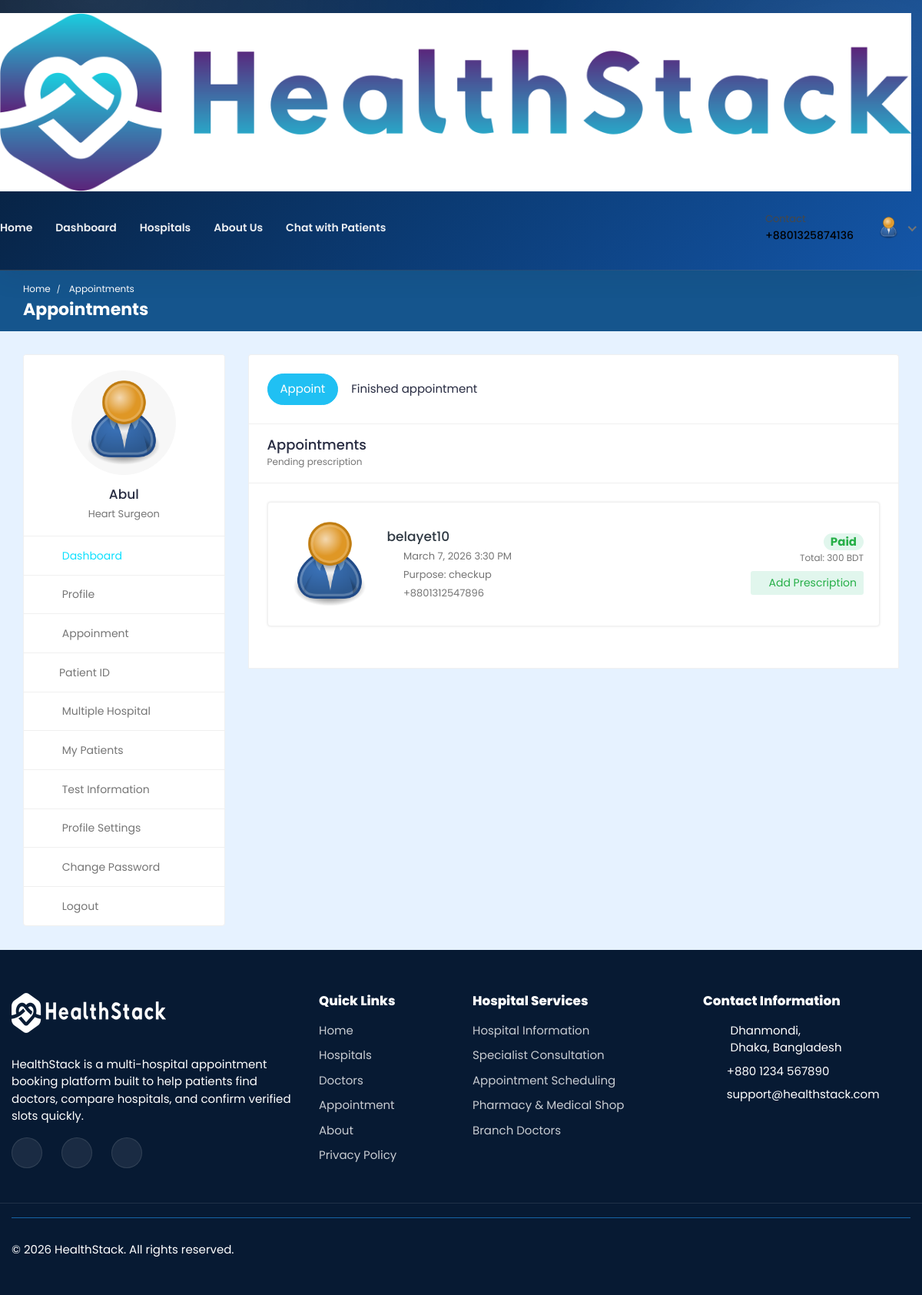
Page /doctor/appointments/ (signed in) on the earlier database version.
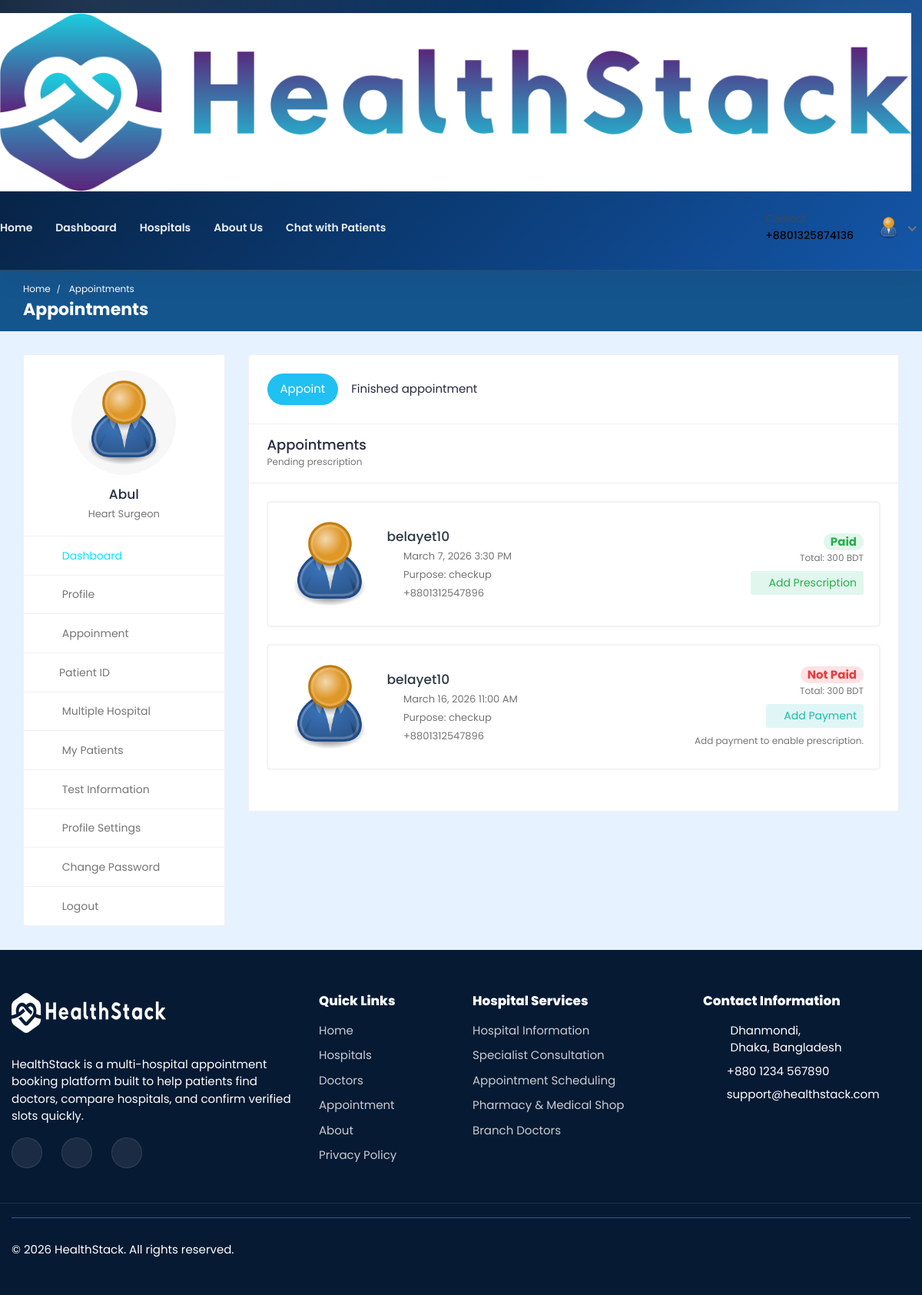
Same page on the later database version.
### doctor/models.py (models this page shows, shortened)
class Appointment(models.Model):
    APPOINTMENT_TYPE = (
        ('report', 'report'),
        ('checkup', 'checkup'),
    )
    APPOINTMENT_STATUS = (
        ('pending', 'pending'),
        ('confirmed', 'confirmed'),
        ('cancelled', 'cancelled'),
    )
    id = models.AutoField(primary_key=True)
    date = models.DateField(null=True, blank=True)
    time = models.CharField(max_length=200, null=True, blank=True)
    doctor = models.ForeignKey(Doctor_Information, on_delete=models.CASCADE, null=True, blank=True)
    patient = models.ForeignKey(Patient, on_delete=models.CASCADE, null=True, blank=True)
    appointment_type = models.CharField(max_length=200, choices=APPOINTMENT_TYPE)
    appointment_status = models.CharField(max_length=200, choices=APPOINTMENT_STATUS)
    serial_number = models.CharField(max_length=200, null=True, blank=True)
    payment_status = models.CharField(max_length=200, null=True, blank=True, default='pending')
    transaction_id = models.CharField(max_length=255, null=True, blank=True)
    message = models.CharField(max_length=255, null=True, blank=True)

class Doctor_Information(models.Model):
    DOCTOR_TYPE = (
        ('Cardiologists', 'Cardiologists'),
        ('Neurologists', 'Neurologists'),
        ('Pediatricians', 'Pediatricians'),
        ('Physiatrists', 'Physiatrists'),
        ('Dermatologists', 'Dermatologists'),
    )
    doctor_id = models.AutoField(primary_key=True)
    user = models.OneToOneField(User, on_delete=models.CASCADE, null=True, blank=True, related_name='profile')
    name = models.CharField(max_length=200, null=True, blank=True)
    username = models.CharField(max_length=200, null=True, blank=True)
    gender = models.CharField(max_length=200, null=True, blank=True)
    description = models.TextField(max_length=1000, null=True, blank=True)
    department = models.CharField(max_length=200, choices=DOCTOR_TYPE, null=True, blank=True)
    department_name = models.ForeignKey(hospital_department, on_delete=models.SET_NULL, null=True, blank=True)
    specialization = models.ForeignKey(specialization, on_delete=models.SET_NULL, null=True, blank=True)
    featured_image = models.ImageField(upload_to='doctors/', default='doctors/user-default.png', null=True, blank=True)
    certificate_image = models.ImageField(upload_to='doctors_certificate/', default='doctors_certificate/default.png', null=True, blank=True)
    email = models.EmailField(max_length=200, null=True, blank=True)
    phone_number = models.CharField(max_length=200, null=True, blank=True)
    nid = models.CharField(max_length=200, null=True, blank=True)
    visiting_hour = models.CharField(max_length=200, null=True, blank=True)
    consultation_fee = models.IntegerField(null=True, blank=True)
    report_fee = models.IntegerField(null=True, blank=True)
    dob = models.CharField(max_length=200, null=True, blank=True)
    institute = models.CharField(max_length=200, null=True, blank=True)
    degree = models.CharField(max_length=200, null=True, blank=True)
    completion_year = models.CharField(max_length=200, null=True, blank=True)
    work_place = models.CharField(max_length=200, null=True, blank=True)
    designation = models.CharField(max_length=200, null=True, blank=True)
    start_year = models.CharField(max_length=200, null=True, blank=True)
    end_year = models.CharField(max_length=200, null=True, blank=True)
    register_status =  models.CharField(max_length=200, null=True, blank=True)
    hospital_name = models.ForeignKey(Hospital_Information, on_delete=models.SET_NULL, null=True, blank=True)
    appointed_hospitals = models.ManyToManyField(
        Hospital_Information,
        blank=True,
        related_name='appointed_doctors',
    )

### hospital/models.py (models this page shows, shortened)
class Patient(models.Model):
    patient_id = models.AutoField(primary_key=True)
    user = models.OneToOneField(User, on_delete=models.CASCADE, null=True, blank=True, related_name='patient')
    name = models.CharField(max_length=200, null=True, blank=True)
    username = models.CharField(max_length=200, null=True, blank=True)
    age = models.IntegerField(null=True, blank=True)
    email = models.EmailField(max_length=200, null=True, blank=True)
    phone_number = models.IntegerField(null=True, blank=True)
    address = models.CharField(max_length=200, null=True, blank=True)
    featured_image = models.ImageField(upload_to='patients/', default='patients/user-default.png', null=True, blank=True)
    blood_group = models.CharField(max_length=200, null=True, blank=True)
    history = models.CharField(max_length=200, null=True, blank=True)
    dob = models.CharField(max_length=200, null=True, blank=True)
    nid = models.CharField(max_length=200, null=True, blank=True)
    serial_number = models.CharField(max_length=200, null=True, blank=True)
    login_status = models.CharField(max_length=200, null=True, blank=True, default="offline")

### doctor/views.py (the view)
# urls.py: path('appointments/',views.appointments, name='appointments'),
@csrf_exempt
@login_required(login_url="doctor-login")
def appointments(request):
    doctor = Doctor_Information.objects.get(user=request.user)
    base = Appointment.objects.filter(doctor=doctor, appointment_status='confirmed')
    presc_exists = Prescription.objects.filter(appointment=OuterRef('pk'))
    presc_id = Prescription.objects.filter(appointment=OuterRef('pk')).values('prescription_id')[:1]
    base = base.annotate(
        has_prescription=Exists(presc_exists),
        prescription_id=Subquery(presc_id),
    )
    open_appointments = base.filter(has_prescription=False).order_by('date', 'time')
    finished_appointments = base.filter(has_prescription=True).order_by('-date', '-time')
    context = {
        'doctor': doctor,
        'open_appointments': open_appointments,
        'finished_appointments': finished_appointments,
    }
    return render(request, 'appointments.html', context)

### templates/appointments.html (shortened to what the changed rows need)
{% load static %}
<!DOCTYPE html>
<html lang="en">
  <head>
    <link
      rel="stylesheet"
      href="{% static 'HealthStack-System/css/Normal/bootstrap.min.css' %}"
    />
    <link
      rel="stylesheet"
      href="{% static 'HealthStack-System/plugins/Normal/fontawesome/css/fontawesome.min.css' %}"
    />
    <link
      rel="stylesheet"
      href="{% static 'HealthStack-System/plugins/Normal/fontawesome/css/all.min.css' %}"
    />
    <link
      rel="stylesheet"
      href="{% static 'HealthStack-System/css/Normal/style.css' %}"
    />
  </head>
  <body>
    <div class="main-wrapper">
      <div class="breadcrumb-bar">
        <div class="container-fluid">
          <div class="row align-items-center">
            <div class="col-md-12 col-12">
              <h2 class="breadcrumb-title">Appointments</h2>
            </div>
          </div>
        </div>
      </div>
      <div class="content">
        <div class="container-fluid">
          <div class="row">
            <div class="col-md-7 col-lg-8 col-xl-9">
              <div class="appointment-tab appointments-page">
                <div class="tab-content">
                  <div class="tab-pane show active" id="open-appointments">
                    <div class="card">
                      <div class="card-body">
                        {% if open_appointments %}
                        <div class="appointments">
                        {% for app in open_appointments %}
                        <div class="appointment-list">
                          <div class="profile-info-widget d-flex flex-wrap align-items-center w-100">
                            <a href="{%url 'patient-profile' pk=app.patient.patient_id%}" class="booking-doc-img">
                              <img src="{{app.patient.featured_image.url}}" alt="User Image" />
                            </a>
                            <div class="profile-det-info flex-grow-1">
                              <h3><a href="{%url 'patient-profile' pk=app.patient.patient_id%}">{{app.patient.name}}</a></h3>
                              <div class="patient-details">
                                <h5><i class="far fa-clock"></i> {{app.date}} {{app.time}}</h5>
                                <h5><i class="fas fa-briefcase-medical"></i> Purpose: {{app.appointment_type}}</h5>
                                <h5 class="mb-0"><i class="fas fa-phone"></i> +880{{app.patient.phone_number}}</h5>
                              </div>
                            </div>
                            <div class="ml-md-3 mt-3 mt-md-0 flex-shrink-0">
                              <div class="d-flex flex-column align-items-md-end">
                                <div class="mb-2 text-md-right">
                                  {% if app.payment_status == 'VALID' %}
                                  <span class="badge badge-pill bg-success-light">Paid</span>
                                  {% else %}
                                  <span class="badge badge-pill bg-danger-light">Not Paid</span>
                                  {% endif %}
                                  <small class="d-block text-muted">
                                    Total:
                                    {% if app.appointment_type == 'checkup' %}
                                      {{app.doctor.consultation_fee|default_if_none:"0"}} BDT
                                    {% else %}
                                      {{app.doctor.report_fee|default_if_none:"0"}} BDT
                                    {% endif %}
                                  </small>
                                </div>
                                {% if app.payment_status == 'VALID' %}
                                <a href="{% url 'create-prescription' pk=app.patient.patient_id %}?appointment_id={{app.id}}" class="btn btn-sm bg-success-light">
                                  <i class="fas fa-prescription"></i> Add Prescription
                                </a>
                                {% else %}
                                <form method="post" action="{% url 'doctor-add-appointment-payment' pk=app.id %}" class="mb-2">
                                  <button type="submit" class="btn btn-sm bg-info-light">
                                    <i class="fas fa-plus-circle"></i> Add Payment
                                  </button>
                                </form>
                                <small class="text-muted">Add payment to enable prescription.</small>
                                {% endif %}
                              </div>
                            </div>
                          </div>
                        </div>
                        {% endfor %}
                        </div>
                        {% else %}
                        <p class="text-muted mb-0">No appointments pending prescription.</p>
                        {% endif %}
                      </div>
                    </div>
                  </div>
                </div>
              </div>
            </div>
          </div>
        </div>
      </div>
      {% include 'footer.html' %}
    </div>
  </body>
</html>

Differences in the rows shown:
added Appointment: patient.featured_image (placeholder picture), patient.name "belayet10", date "March 16, 2026", time "11:00 AM", appointment_type "checkup", patient.phone_number "1312547896", payment_status "Not Paid", doctor.consultation_fee "300"
